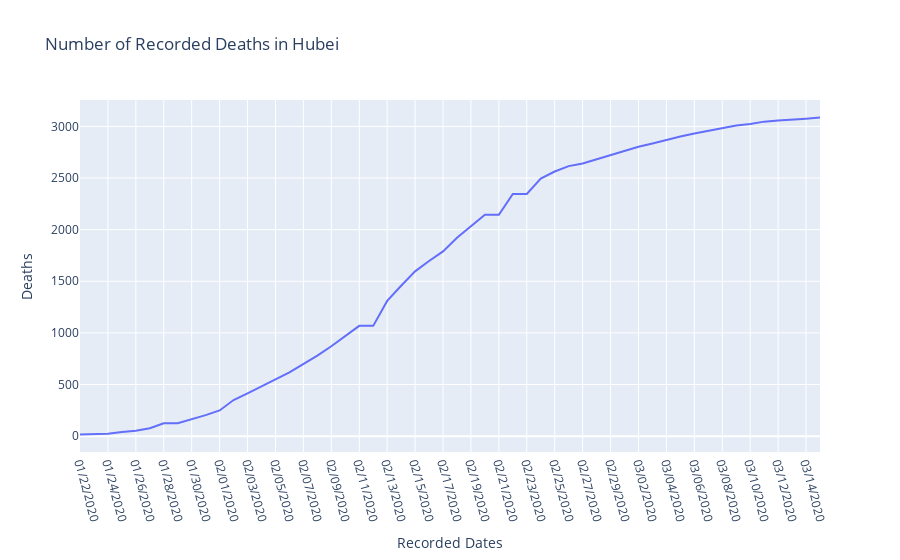

The code cell stored with this chart in its notebook:
### Code cell
fig = go.Figure()

fig.add_trace(go.Scatter(
    x = hubei['observation_date'],
    y = hubei['deaths']
))

fig.layout.update(
    title='Number of Recorded Deaths in Hubei',
    xaxis_title = 'Recorded Dates',
    yaxis_title = 'Deaths'
)

fig.update_xaxes(tickangle=75) 

fig.show()

### Figure 1 — Plotly figure (JSON) as saved in the notebook; plotly's stock layout.template omitted (floating-point values rounded to 4 significant figures)
{"data": [{"type": "scatter", "x": ["01/22/2020", "01/23/2020", "01/24/2020", "01/25/2020", "01/26/2020", "01/27/2020", "01/28/2020", "01/29/2020", "01/30/2020", "01/31/2020", "02/01/2020", "02/02/2020", "02/03/2020", "02/04/2020", "02/05/2020", "02/06/2020", "02/07/2020", "02/08/2020", "02/09/2020", "02/10/2020", "02/11/2020", "02/12/2020", "02/13/2020", "02/14/2020", "02/15/2020", "02/16/2020", "02/17/2020", "02/18/2020", "02/19/2020", "02/20/2020", "02/21/2020", "02/22/2020", "02/23/2020", "02/24/2020", "02/25/2020", "02/26/2020", "02/27/2020", "02/28/2020", "02/29/2020", "03/01/2020", "03/02/2020", "03/03/2020", "03/04/2020", "03/05/2020", "03/06/2020", "03/07/2020", "03/08/2020", "03/09/2020", "03/10/2020", "03/11/2020", "03/12/2020", "03/13/2020", "03/14/2020", "03/15/2020"], "y": [17, 17, 24, 40, 52, 76, 125, 125, 162, 204, 249, 350, 414, 479, 549, 618, 699, 780, 871, 974, 1068, 1068, 1310, 1457, 1596, 1696, 1789, 1921, 2029, 2144, 2144, 2346, 2346, 2495, 2563, 2615, 2641, 2682, 2727, 2761, 2803, 2835, 2871, 2902, 2931, 2959, 2986, 3008, 3024, 3046, 3056, 3062, 3075, 3085]}], "layout": {"title": {"text": "Number of Recorded Deaths in Hubei"}, "xaxis": {"tickangle": 75, "title": {"text": "Recorded Dates"}}, "yaxis": {"title": {"text": "Deaths"}}}}
